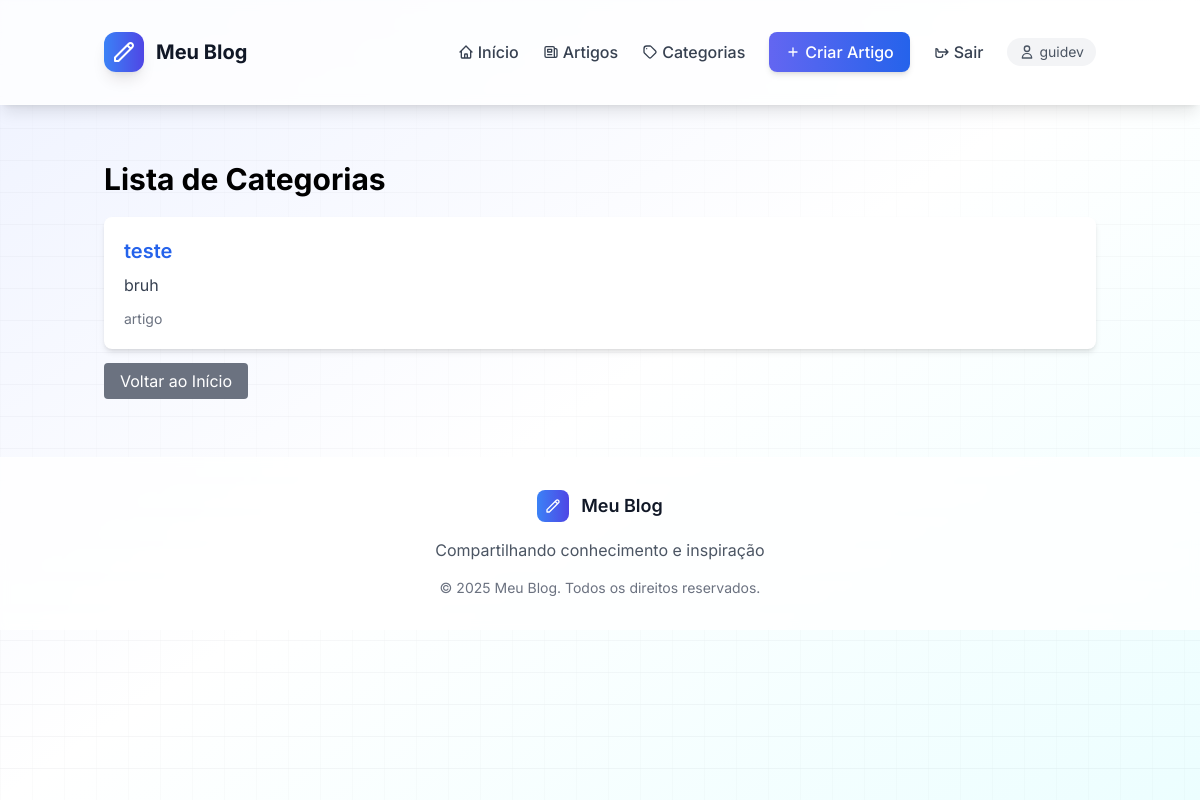
The page /categorias/ (signed in) on the database its author committed.
### blog/models.py (models this page shows, shortened)
class Usuario(AbstractUser):
    LEITOR = 'leitor'
    REDATOR = 'redator'
    ADMIN = 'admin'
    TIPO_USUARIO_CHOICES = [
        (LEITOR, 'Leitor'),
        (REDATOR, 'Redator'),
        (ADMIN, 'Administrador'),
    ]
    tipo_usuario = models.CharField(
        max_length=10,
        choices=TIPO_USUARIO_CHOICES,
        default=LEITOR,
    )
    groups = models.ManyToManyField(
        Group,
        verbose_name='groups',
        blank=True,
        related_name='blog_users',
        related_query_name='user',
    )
    user_permissions = models.ManyToManyField(
        Permission,
        verbose_name='user permissions',
        blank=True,
        related_name='blog_users',
        related_query_name='user',
    )
    class Meta:
        verbose_name = 'Usuário'
        verbose_name_plural = 'Usuários'

class Categoria(models.Model):
    nome = models.CharField(max_length=100)
    descricao = models.TextField(blank=True)
    class Meta:
        verbose_name = 'Categoria'
        verbose_name_plural = 'Categorias'

### blog/views.py (the view)
# urls.py: path('categorias/', views.categoria_list, name='categoria_list'),
def categoria_list(request):
    categorias = Categoria.objects.all()
    return render(request, 'blog/categoria_list.html', {'categorias': categorias})

### blog/templates/blog/categoria_list.html
{% extends 'blog/base.html' %}
{% block content %}
<div class="container mx-auto mt-10">
    <h1 class="text-3xl font-bold mb-5">Lista de Categorias</h1>
    <div class="mt-5">
        {% for categoria in categorias %}
            <div class="bg-white shadow-md rounded-lg p-5 mb-5">
                <h2 class="text-xl font-semibold">
                    <a href="{% url 'categoria_detail' categoria.id %}" class="text-blue-600 hover:underline">{{ categoria.nome }}</a>
                </h2>
                {% if categoria.descricao %}
                    <p class="text-gray-700 mt-2">{{ categoria.descricao }}</p>
                {% endif %}
                <p class="text-sm text-gray-500 mt-3">
                    {{ categoria.artigo_set.count }} artigo{{ categoria.artigo_set.count|pluralize }}
                </p>
            </div>
        {% empty %}
            <p class="text-gray-500">Nenhuma categoria encontrada.</p>
        {% endfor %}
    </div>
    <div class="mt-5">
        <a href="{% url 'index' %}" class="bg-gray-500 text-white px-4 py-2 rounded hover:bg-gray-600">Voltar ao Início</a>
    </div>
</div>
{% endblock %}

### blog/templates/blog/base.html (shortened to what this page needs)
{% load static %}
<!DOCTYPE html>
<html lang="pt-BR">
<head>
    <script src="https://cdn.tailwindcss.com"></script>
    <link href="{% static 'css/style.css' %}" rel="stylesheet">
</head>
<body class="bg-gradient-to-br from-indigo-50 via-white to-cyan-50 min-h-screen font-inter">
    <div class="absolute inset-0 bg-grid-slate-100 [mask-image:linear-gradient(0deg,#fff,rgba(255,255,255,0.6))] -z-10"></div>
    <header class="bg-white/80 backdrop-blur-sm shadow-lg border-b border-white/20 sticky top-0 z-50">
        <div class="container mx-auto px-4 py-4">
            <nav class="flex items-center justify-between">
                <div class="flex items-center space-x-3">
                    <div class="h-10 w-10 bg-gradient-to-r from-blue-500 to-indigo-600 rounded-xl flex items-center justify-center shadow-lg">
                        <svg class="h-6 w-6 text-white" fill="none" stroke="currentColor" viewBox="0 0 24 24">
                            <path stroke-linecap="round" stroke-linejoin="round" stroke-width="2" d="M15.232 5.232l3.536 3.536m-2.036-5.036a2.5 2.5 0 113.536 3.536L6.5 21.036H3v-3.572L16.732 3.732z"></path>
                        </svg>
                    </div>
                    <a href="{% url 'index' %}" class="text-xl font-bold text-gray-900 hover:text-indigo-600 transition duration-200">
                        Meu Blog
                    </a>
                </div>
                <div class="hidden md:flex items-center space-x-6">
                    <a href="{% url 'index' %}" class="text-gray-700 hover:text-indigo-600 font-medium transition duration-200 flex items-center">
                        <svg class="w-4 h-4 mr-1" fill="none" stroke="currentColor" viewBox="0 0 24 24">
                            <path stroke-linecap="round" stroke-linejoin="round" stroke-width="2" d="M3 12l2-2m0 0l7-7 7 7M5 10v10a1 1 0 001 1h3m10-11l2 2m-2-2v10a1 1 0 01-1 1h-3m-6 0a1 1 0 001-1v-4a1 1 0 011-1h2a1 1 0 011 1v4a1 1 0 001 1m-6 0h6"></path>
                        </svg>
                        Início
                    </a>
                    {% if user.is_authenticated %}
                    <a href="{% url 'artigo_list' %}" class="text-gray-700 hover:text-indigo-600 font-medium transition duration-200 flex items-center">
                        <svg class="w-4 h-4 mr-1" fill="none" stroke="currentColor" viewBox="0 0 24 24">
                            <path stroke-linecap="round" stroke-linejoin="round" stroke-width="2" d="M19 20H5a2 2 0 01-2-2V6a2 2 0 012-2h10a2 2 0 012 2v1m2 13a2 2 0 01-2-2V7m2 13a2 2 0 002-2V9a2 2 0 00-2-2h-2m-4-3H9M7 16h6M7 8h6v4H7V8z"></path>
                        </svg>
                        Artigos
                    </a>
                    <a href="{% url 'categoria_list' %}" class="text-gray-700 hover:text-indigo-600 font-medium transition duration-200 flex items-center">
                        <svg class="w-4 h-4 mr-1" fill="none" stroke="currentColor" viewBox="0 0 24 24">
                            <path stroke-linecap="round" stroke-linejoin="round" stroke-width="2" d="M7 7h.01M7 3h5c.512 0 1.024.195 1.414.586l7 7a2 2 0 010 2.828l-7 7a2 2 0 01-2.828 0l-7-7A1.994 1.994 0 013 12V7a4 4 0 014-4z"></path>
                        </svg>
                        Categorias
                    </a>
                        <a href="{% url 'artigo_create' %}" class="bg-gradient-to-r from-indigo-500 to-blue-600 text-white px-4 py-2 rounded-lg font-medium hover:from-indigo-600 hover:to-blue-700 transition duration-200 shadow-md flex items-center">
                            <svg class="w-4 h-4 mr-1" fill="none" stroke="currentColor" viewBox="0 0 24 24">
                                <path stroke-linecap="round" stroke-linejoin="round" stroke-width="2" d="M12 6v6m0 0v6m0-6h6m-6 0H6"></path>
                            </svg>
                            Criar Artigo
                        </a>
                        <a href="{% url 'logout' %}" class="text-gray-700 hover:text-red-600 font-medium transition duration-200 flex items-center">
                            <svg class="w-4 h-4 mr-1" fill="none" stroke="currentColor" viewBox="0 0 24 24">
                                <path stroke-linecap="round" stroke-linejoin="round" stroke-width="2" d="M17 16l4-4m0 0l-4-4m4 4H7m6 4v1a3 3 0 01-3 3H6a3 3 0 01-3-3V7a3 3 0 013 3v1"></path>
                            </svg>
                            Sair
                        </a>
                        <div class="flex items-center text-sm text-gray-600 bg-gray-100 px-3 py-1 rounded-full">
                            <svg class="w-4 h-4 mr-1" fill="none" stroke="currentColor" viewBox="0 0 24 24">
                                <path stroke-linecap="round" stroke-linejoin="round" stroke-width="2" d="M16 7a4 4 0 11-8 0 4 4 0 018 0zM12 14a7 7 0 00-7 7h14a7 7 0 00-7-7z"></path>
                            </svg>
                            {{ user.username }}
                        </div>
                    {% endif %}
                </div>
            </nav>
        </div>
    </header>
    <main class="">
        {% block content %}{% endblock %}
    </main>
    <footer class="bg-white/80 backdrop-blur-sm border-t border-white/20 mt-12">
        <div class="container mx-auto px-4 py-8">
            <div class="text-center">
                <div class="flex justify-center items-center space-x-3 mb-4">
                    <div class="h-8 w-8 bg-gradient-to-r from-blue-500 to-indigo-600 rounded-lg flex items-center justify-center">
                        <svg class="h-4 w-4 text-white" fill="none" stroke="currentColor" viewBox="0 0 24 24">
                            <path stroke-linecap="round" stroke-linejoin="round" stroke-width="2" d="M15.232 5.232l3.536 3.536m-2.036-5.036a2.5 2.5 0 113.536 3.536L6.5 21.036H3v-3.572L16.732 3.732z"></path>
                        </svg>
                    </div>
                    <span class="text-lg font-semibold text-gray-900">Meu Blog</span>
                </div>
                <p class="text-gray-600 mb-4">Compartilhando conhecimento e inspiração</p>
                <p class="text-sm text-gray-500">© 2025 Meu Blog. Todos os direitos reservados.</p>
            </div>
        </div>
    </footer>
</body>
</html>

### static/css/style.css (style rules this page uses)
body { font-family: 'Inter', sans-serif; line-height: 1.6; margin: 0; padding: 0; background-color: #f9fafb; }
header { background-color: #3b82f6; color: white; padding: 1rem; text-align: center; }
h1, h2, h3 { margin: 0.5rem 0; }
a { color: #3b82f6; text-decoration: none; }
.container { max-width: 1200px; margin: 0 auto; padding: 1rem; }

### blog/templates/blog/base.html (style rules this page uses)
.font-inter { font-family: 'Inter', sans-serif; }

### rows shown on the page
Usuario: username "guidev"
Categoria: nome "teste", descricao "bruh"
